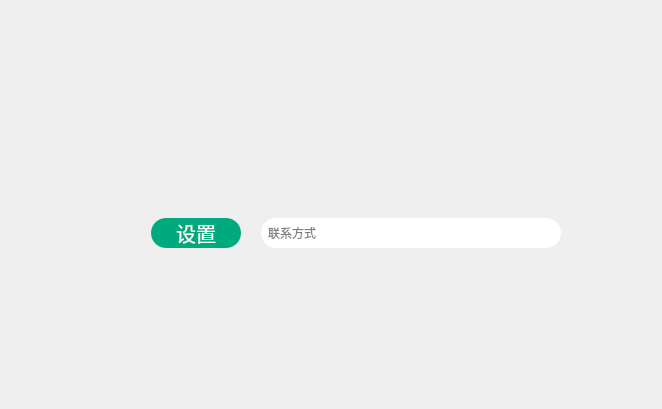
       <widget class="QWidget" name="page_8">
        <layout class="QHBoxLayout" name="horizontalLayout_38">
         <item>
          <layout class="QVBoxLayout" name="verticalLayout_23">
           <item>
            <spacer name="verticalSpacer_21">
             <property name="orientation">
              <enum>Qt::Vertical</enum>
             </property>
             <property name="sizeHint" stdset="0">
              <size>
               <width>20</width>
               <height>40</height>
              </size>
             </property>
            </spacer>
           </item>
           <item>
            <layout class="QHBoxLayout" name="horizontalLayout_36">
             <item>
              <spacer name="horizontalSpacer_12">
               <property name="orientation">
                <enum>Qt::Horizontal</enum>
               </property>
               <property name="sizeHint" stdset="0">
                <size>
                 <width>40</width>
                 <height>20</height>
                </size>
               </property>
              </spacer>
             </item>
             <item>
              <layout class="QVBoxLayout" name="verticalLayout_24">
               <property name="spacing">
                <number>40</number>
               </property>
               <item>
                <widget class="QLabel" name="label_11">
                 <property name="minimumSize">
                  <size>
                   <width>560</width>
                   <height>50</height>
                  </size>
                 </property>
                 <property name="font">
                  <font>
                   <family>隶书</family>
                   <pointsize>70</pointsize>
                  </font>
                 </property>
                 <property name="styleSheet">
                  <string notr="true">color:rgb(0,170,127);</string>
                 </property>
                 <property name="text">
                  <string/>
                 </property>
                 <property name="textFormat">
                  <enum>Qt::MarkdownText</enum>
                 </property>
                 <property name="alignment">
                  <set>Qt::AlignCenter</set>
                 </property>
                </widget>
               </item>
               <item>
                <layout class="QHBoxLayout" name="horizontalLayout_2">
                 <property name="spacing">
                  <number>20</number>
                 </property>
                 <property name="leftMargin">
                  <number>100</number>
                 </property>
                 <property name="topMargin">
                  <number>0</number>
                 </property>
                 <property name="rightMargin">
                  <number>50</number>
                 </property>
                 <property name="bottomMargin">
                  <number>100</number>
                 </property>
                 <item>
                  <widget class="QPushButton" name="pushButton_20">
                   <property name="enabled">
                    <bool>true</bool>
                   </property>
                   <property name="sizePolicy">
                    <sizepolicy hsizetype="Minimum" vsizetype="Fixed">
                     <horstretch>0</horstretch>
                     <verstretch>0</verstretch>
                    </sizepolicy>
                   </property>
                   <property name="minimumSize">
                    <size>
                     <width>80</width>
                     <height>30</height>
                    </size>
                   </property>
                   <property name="font">
                    <font>
                     <family>黑体</family>
                     <pointsize>15</pointsize>
                    </font>
                   </property>
                   <property name="layoutDirection">
                    <enum>Qt::LeftToRight</enum>
                   </property>
                   <property name="styleSheet">
                    <string notr="true">QPushButton{
	border-radius:15px;
	background-color: rgb(0,170,127);
	color: rgb(255, 255, 255);
}

QPushButton:hover{
	background-color: rgb(0,200,127);
}
QPushButton:pressed{
	background-color: rgb(0,140,127);
}</string>
                   </property>
                   <property name="text">
                    <string>设置</string>
                   </property>
                   <property name="iconSize">
                    <size>
                     <width>16</width>
                     <height>16</height>
                    </size>
                   </property>
                   <property name="autoRepeatDelay">
                    <number>300</number>
                   </property>
                   <property name="autoDefault">
                    <bool>false</bool>
                   </property>
                  </widget>
                 </item>
                 <item>
                  <widget class="QLineEdit" name="lineEdit_10">
                   <property name="enabled">
                    <bool>true</bool>
                   </property>
                   <property name="minimumSize">
                    <size>
                     <width>300</width>
                     <height>30</height>
                    </size>
                   </property>
                   <property name="maximumSize">
                    <size>
                     <width>300</width>
                     <height>35</height>
                    </size>
                   </property>
                   <property name="font">
                    <font>
                     <family>Microsoft Tai Le</family>
                     <pointsize>9</pointsize>
                    </font>
                   </property>
                   <property name="styleSheet">
                    <string notr="true">border-radius:15px;
padding:5px;
background-color: rgb(255, 255, 255);</string>
                   </property>
                   <property name="inputMask">
                    <string/>
                   </property>
                   <property name="text">
                    <string/>
                   </property>
                   <property name="frame">
                    <bool>true</bool>
                   </property>
                   <property name="echoMode">
                    <enum>QLineEdit::Normal</enum>
                   </property>
                   <property name="placeholderText">
                    <string>联系方式</string>
                   </property>
                  </widget>
                 </item>
                </layout>
               </item>
               <item>
                <layout class="QHBoxLayout" name="horizontalLayout_37">
                 <property name="spacing">
                  <number>120</number>
                 </property>
                 <property name="leftMargin">
                  <number>100</number>
                 </property>
                 <property name="topMargin">
                  <number>10</number>
                 </property>
                 <property name="rightMargin">
                  <number>100</number>
                 </property>
                </layout>
               </item>
              </layout>
             </item>
             <item>
              <spacer name="horizontalSpacer_13">
               <property name="orientation">
                <enum>Qt::Horizontal</enum>
               </property>
               <property name="sizeHint" stdset="0">
                <size>
                 <width>40</width>
                 <height>20</height>
                </size>
               </property>
              </spacer>
             </item>
            </layout>
           </item>
           <item>
            <spacer name="verticalSpacer_22">
             <property name="orientation">
              <enum>Qt::Vertical</enum>
             </property>
             <property name="sizeHint" stdset="0">
              <size>
               <width>20</width>
               <height>40</height>
              </size>
             </property>
            </spacer>
           </item>
          </layout>
         </item>
        </layout>
       </widget>
